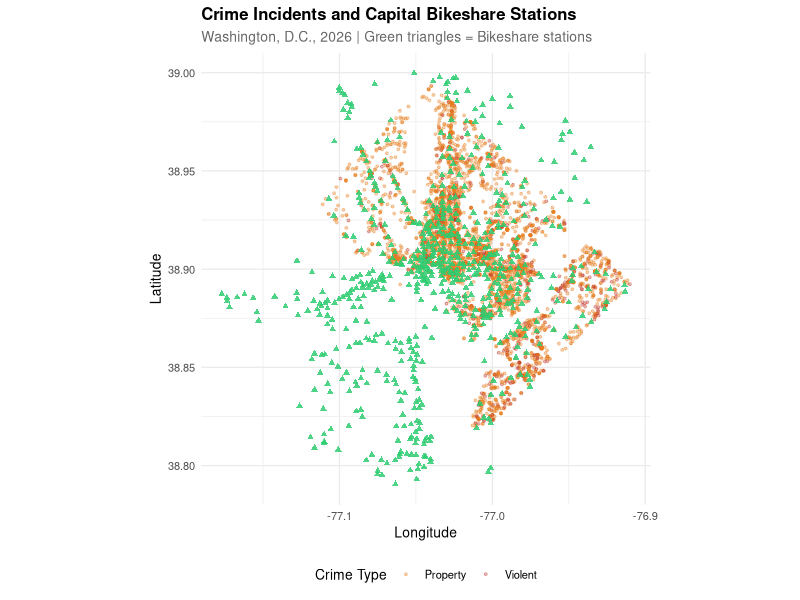
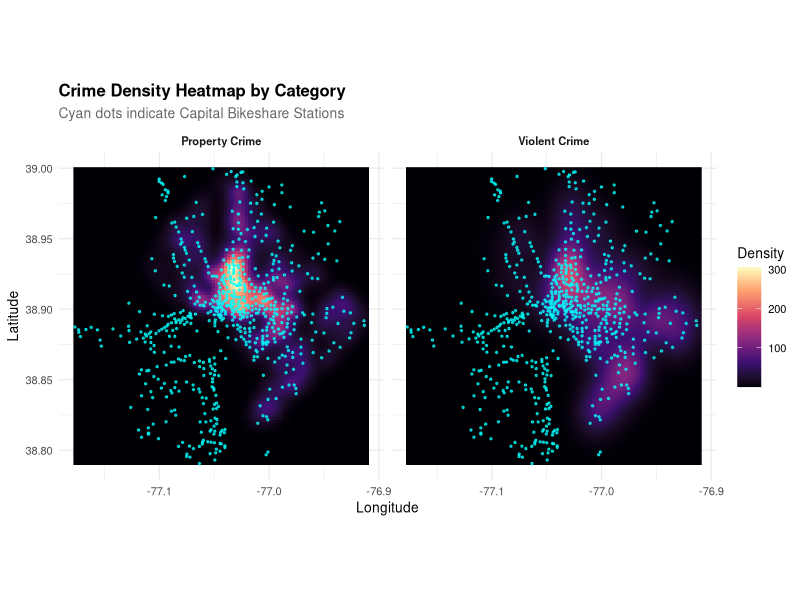

Source code (R) for these figures, in order:
## ---- chunk 1
knitr::opts_chunk$set(echo = TRUE, highlight=FALSE)
## ---- chunk 2
## Use this chunk for reading in packages.
## Use this chunk for reading in the data, combining the data, and any other major data cleaning that is not relevant to show.

required_pkgs <- c("rmarkdown", "knitr", "dplyr", "tidyr", "ggplot2", "scales", "viridis")
# for (pkg in required_pkgs) {
#   if (!requireNamespace(pkg, quietly = TRUE)) {
#     install.packages(pkg, repos = "http://cran.us.r-project.org")
#   }
# }

suppressPackageStartupMessages({
  library(dplyr)
  library(tidyr)
  library(ggplot2)
  library(scales)
  library(viridis)
})

# Aspect ratio correction for D.C. latitude (~38.9°N)
DC_LAT      <- 38.9
COORD_RATIO <- 1 / cos(DC_LAT * pi / 180)

EARTH_RADIUS_KM    <- 6371
KM_PER_DEG         <- 2 * pi * EARTH_RADIUS_KM / 360
DC_BLOCK_RADIUS_KM <- 62 / 1000   
BLOCKS             <- 5
CIRCLE_RADIUS_KM   <- DC_BLOCK_RADIUS_KM * BLOCKS
CELL_DEG           <- CIRCLE_RADIUS_KM / KM_PER_DEG

df_bike  <- read.csv("Capital_Bike_Share_Locations.csv")[ , c("LATITUDE","LONGITUDE")]
df_crime <- read.csv("Crime_Incidents_in_2026.csv"     )[ , c("LATITUDE","LONGITUDE","OFFENSE")]

distance_earth <- function(lat1, lon1, lat2, lon2) {
  dlat <- (lat2 - lat1) * pi / 180
  dlon <- (lon2 - lon1) * pi / 180
  a    <- sin(dlat/2)^2 + cos(lat1*pi/180) * cos(lat2*pi/180) * sin(dlon/2)^2
  2 * EARTH_RADIUS_KM * asin(sqrt(a))
}

# Filter bikeshare stations to within 12 km of the geographic center of D.C.
DC_CENTER_LAT <- 38.89611955656356
DC_CENTER_LON <- -77.03909524094121
DC_FILTER_KM  <- 12

df_bike <- df_bike %>%
  filter(distance_earth(LATITUDE, LONGITUDE, DC_CENTER_LAT, DC_CENTER_LON) <= DC_FILTER_KM)

grid <- new.env(hash = TRUE, parent = emptyenv())
for (k in seq_len(nrow(df_bike))) {
  lat <- df_bike$LATITUDE[k]
  lon <- df_bike$LONGITUDE[k]
  key <- paste0(floor(lat / CELL_DEG), ",", floor(lon / CELL_DEG))
  if (exists(key, envir = grid)) {
    grid[[key]] <- rbind(grid[[key]], c(lat, lon))
  } else {
    grid[[key]] <- matrix(c(lat, lon), nrow = 1)
  }
}

point_in_any_circle <- function(lat, lon) {
  i <- floor(lat / CELL_DEG)
  j <- floor(lon / CELL_DEG)
  for (di in -1:1) {
    for (dj in -1:1) {
      key <- paste0(i + di, ",", j + dj)
      if (exists(key, envir = grid)) {
        stations <- grid[[key]]
        dists    <- distance_earth(lat, lon, stations[, 1], stations[, 2])
        if (any(dists <= CIRCLE_RADIUS_KM)) return(TRUE)
      }
    }
  }
  FALSE
}

df_crime$bike_nearby <- mapply(point_in_any_circle, df_crime$LATITUDE, df_crime$LONGITUDE)

VIOLENT  <- c("ROBBERY", "HOMICIDE", "ASSAULT W/DANGEROUS WEAPON", "SEX ABUSE")
PROPERTY <- c("MOTOR VEHICLE THEFT", "THEFT/OTHER", "THEFT F/AUTO", "BURGLARY")

df_crime <- df_crime %>%
  mutate(
    Crime_Category = case_when(
      OFFENSE %in% VIOLENT ~ "Violent",
      OFFENSE %in% PROPERTY ~ "Property",
      TRUE ~ "Other"
    ),
    Proximity = ifelse(bike_nearby, "Near", "Far")
  ) %>%
  filter(Crime_Category != "Other")

## ---- chunk 3
## R code to create and display summaries in part 1. 
# 1. Numerical Summary: Raw counts by proximity and crime category
cat("Numerical Summary 1: Incident Counts by Proximity and Crime Category\n")
table_dist <- table(Proximity = df_crime$Proximity, Category = df_crime$Crime_Category)
print(table_dist)
cat("\n")

# 2. Numerical Summary: Row percentages
cat("Numerical Summary 2: Crime Category Proportions Within Proximity Group (%)\n")
prop_dist <- prop.table(table_dist, margin = 1) * 100
print(round(prop_dist, 1))
cat("\n")

# 3. Graphical Summary: Crime dot map with bikeshare stations overlaid
plot_map <- ggplot() +
  geom_point(
    data  = df_crime,
    aes(x = LONGITUDE, y = LATITUDE, color = Crime_Category),
    alpha = 0.35, size = 0.7
  ) +
  geom_point(
    data  = df_bike,
    aes(x = LONGITUDE, y = LATITUDE),
    color = "#2ecc71", shape = 17, size = 1.4, alpha = 0.85
  ) +
  scale_color_manual(
    values = c("Property" = "#e67e22", "Violent" = "#c0392b"),
    name   = "Crime Type"
  ) +
  coord_fixed(ratio = COORD_RATIO) +
  labs(
    title    = "Crime Incidents and Capital Bikeshare Stations",
    subtitle = "Washington, D.C., 2026 | Green triangles = Bikeshare stations",
    x        = "Longitude",
    y        = "Latitude"
  ) +
  theme_minimal(base_size = 10) +
  theme(
    plot.title    = element_text(face = "bold"),
    plot.subtitle = element_text(color = "gray40"),
    legend.position = "bottom"
  )
print(plot_map)

# 4. Graphical Summary: Faceted crime density heatmap
plot_heat <- ggplot(df_crime, aes(x = LONGITUDE, y = LATITUDE)) +
  stat_density_2d(
    aes(fill = after_stat(density)),
    geom     = "raster",
    contour  = FALSE
  ) +
  geom_point(
    data  = df_bike,
    aes(x = LONGITUDE, y = LATITUDE),
    color = "cyan", size = 0.5, alpha = 0.7
  ) +
  scale_fill_viridis_c(option = "magma", name = "Density") +
  facet_wrap(~Crime_Category, labeller = labeller(Crime_Category = c(
    Property = "Property Crime", Violent = "Violent Crime"
  ))) +
  coord_fixed(ratio = COORD_RATIO) +
  labs(
    title    = "Crime Density Heatmap by Category",
    subtitle = "Cyan dots indicate Capital Bikeshare Stations",
    x        = "Longitude",
    y        = "Latitude"
  ) +
  theme_minimal(base_size = 10) +
  theme(
    plot.title      = element_text(face = "bold"),
    plot.subtitle   = element_text(color = "gray40"),
    strip.text      = element_text(face = "bold"),
    legend.position = "right"
  )
print(plot_heat)
